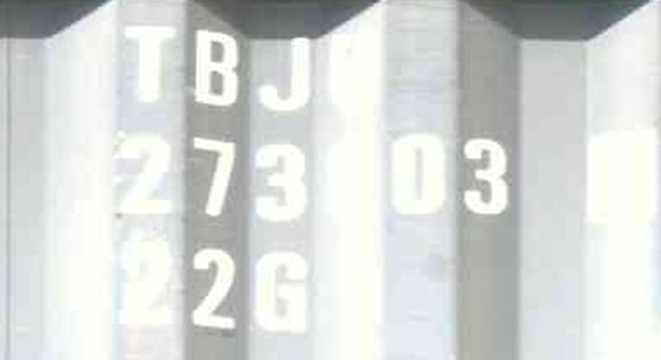
#> input picture Retinex/data/img.png, 661 x 360 px
$ python '3.msrcp(copy).py'
#> lines starting #> are read from the running program, lines starting #| are printed output that depends on the picture
"""
@Name: 3.msrcp(copy).py
@Auth: Huohuo
@Date: 2023/3/14-16:19
@Desc:
@Ver :
code_idea
"""
import numpy as np
import cv2

def adjust_gamma(new_imgs, gamma=10):
    board = np.zeros(new_imgs.shape)
    for i in range(new_imgs.shape[2]):
        board[:, :, i] = (new_imgs[:, :, i] - np.min(new_imgs[:, :, i])) / (np.max(new_imgs[:, :, i]) - np.min(new_imgs[:, :, i])) * 255
        board[:, :, i] = np.power(new_imgs[:, :, i], gamma)
    result = np.clip(board, 0, 255)
    return result

def singleScaleRetinex(img, sigma):
    retinex = np.log10(img) - np.log10(cv2.GaussianBlur(img, (0, 0), sigma))

    return retinex


def multiScaleRetinex(img, sigma_list):
    retinex = np.zeros_like(img)
    for sigma in sigma_list:
        retinex += singleScaleRetinex(img, sigma)

    retinex = retinex / len(sigma_list)

    return retinex


def colorRestoration(img, alpha, beta):
    img_sum = np.sum(img, axis=2, keepdims=True)

    color_restoration = beta * (np.log10(alpha * img) - np.log10(img_sum))

    return color_restoration


def simplestColorBalance(img, low_clip, high_clip):
    total = img.shape[0] * img.shape[1]
    for i in range(img.shape[2]):
        unique, counts = np.unique(img[:, :, i], return_counts=True)
        current = 0
        for u, c in zip(unique, counts):
            if float(current) / total < low_clip:
                low_val = u
            if float(current) / total < high_clip:
                high_val = u
            current += c

        img[:, :, i] = np.maximum(np.minimum(img[:, :, i], high_val), low_val)
    return img


def MSRCR(img, sigma_list, G, b, alpha, beta, low_clip, high_clip):
    img = np.float64(img) + 1.0

    img_retinex = multiScaleRetinex(img, sigma_list)

    img_color = colorRestoration(img, alpha, beta)
    img_msrcr = G * (img_retinex * img_color + b)

    for i in range(img_msrcr.shape[2]):
        img_msrcr[:, :, i] = (img_msrcr[:, :, i] - np.min(img_msrcr[:, :, i])) / \
                             (np.max(img_msrcr[:, :, i]) - np.min(img_msrcr[:, :, i])) * \
                             255
        # img_msrcr[:, :, i] = np.power(img_msrcr[:, :, i]/255, 10)*255
    img_msrcr = np.uint8(np.minimum(np.maximum(img_msrcr, 0), 255))
    img_msrcr = simplestColorBalance(img_msrcr, low_clip, high_clip)

    return img_msrcr


def automatedMSRCR(img, sigma_list):
    img = np.float64(img) + 1.0

    img_retinex = multiScaleRetinex(img, sigma_list)

    for i in range(img_retinex.shape[2]):
        unique, count = np.unique(np.int32(img_retinex[:, :, i] * 100), return_counts=True)
        for u, c in zip(unique, count):
            if u == 0:
                zero_count = c
                break

        low_val = unique[0] / 100.0
        high_val = unique[-1] / 100.0
        for u, c in zip(unique, count):
            if u < 0 and c < zero_count * 0.1:
                low_val = u / 100.0
            if u > 0 and c < zero_count * 0.1:
                high_val = u / 100.0
                break

        img_retinex[:, :, i] = np.maximum(np.minimum(img_retinex[:, :, i], high_val), low_val)

        img_retinex[:, :, i] = (img_retinex[:, :, i] - np.min(img_retinex[:, :, i])) / \
                               (np.max(img_retinex[:, :, i]) - np.min(img_retinex[:, :, i])) \
                               * 255

    img_retinex = np.uint8(img_retinex)

    return img_retinex


def MSRCP(img, sigma_list, low_clip, high_clip):
    img = np.float64(img) + 1.0

    intensity = np.sum(img, axis=2) / img.shape[2]

    retinex = multiScaleRetinex(intensity, sigma_list)

    intensity = np.expand_dims(intensity, 2)
    retinex = np.expand_dims(retinex, 2)

    intensity1 = simplestColorBalance(retinex, low_clip, high_clip)

    intensity1 = (intensity1 - np.min(intensity1)) / \
                 (np.max(intensity1) - np.min(intensity1)) * \
                 255.0 + 1.0
    intensity1 = np.power(intensity1 / 255, 10) * 255

    img_msrcp = np.zeros_like(img)

    for y in range(img_msrcp.shape[0]):
        for x in range(img_msrcp.shape[1]):
            B = np.max(img[y, x])
            A = np.minimum(256.0 / B, intensity1[y, x, 0] / intensity[y, x, 0])
            img_msrcp[y, x, 0] = A * img[y, x, 0]
            img_msrcp[y, x, 1] = A * img[y, x, 1]
            img_msrcp[y, x, 2] = A * img[y, x, 2]

    img_msrcp = np.uint8(img_msrcp - 1.0)

    return img_msrcp

img = cv2.imread("data/img.png")
#> img is the input picture: shape (360, 661, 3); mean B, G, R 215.3, 217.6, 214.6
img_msrcr = MSRCR(img, sigma_list=[15, 80, 250], G=192, b=-30, alpha=125, beta=46, low_clip=0.01, high_clip=0.99)
#> in MSRCR, `img = np.float64(img) + 1.0`:
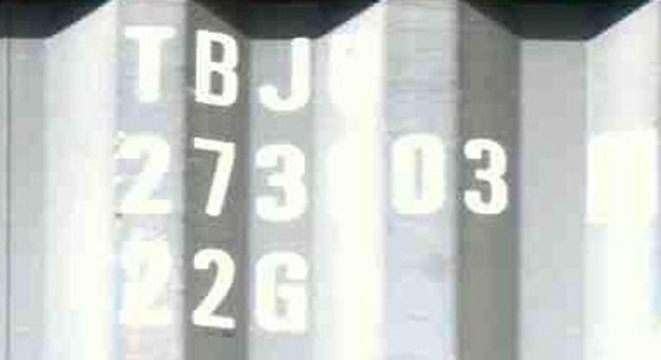
#> img: shape (360, 661, 3) float64; mean of channels 0, 1, 2 216.3, 218.6, 215.6; drawn with min black and max white
#> the loop in multiScaleRetinex, `for sigma in sigma_list:` made 3 passes
#> pass 1, in singleScaleRetinex, `retinex = np.log10(img) - np.log10(cv2.GaussianBlur(img, (0, 0), sigma))`:
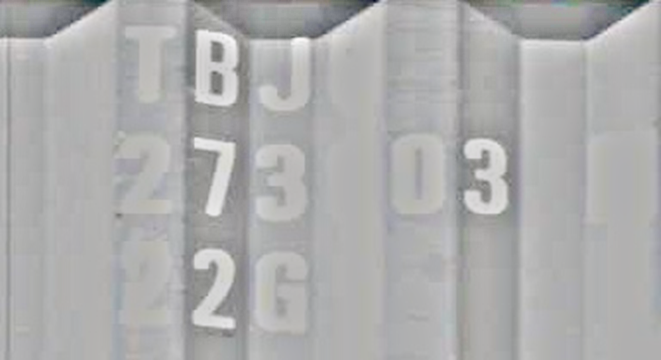
#> retinex: shape (360, 661, 3) float64; mean of channels 0, 1, 2 -0.00325, -0.00332, -0.00358; drawn with min black and max white
#> in colorRestoration, `color_restoration = beta * (np.log10(alpha * img) - np.log10(img_sum))`:
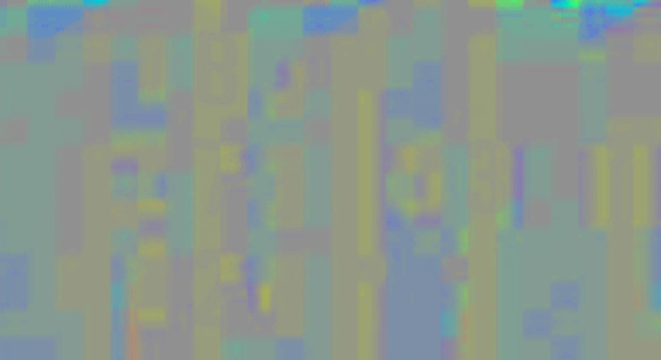
#> color_restoration: shape (360, 661, 3) float64; mean of channels 0, 1, 2 74.5, 74.7, 74.4; drawn with min black and max white
#> after the loop in MSRCR, `for i in range(img_msrcr.shape[2]):`:
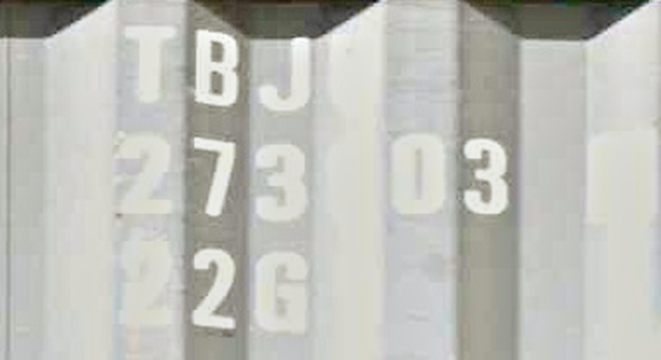
#> img_msrcr: shape (360, 661, 3) float64; mean of channels 0, 1, 2 185.4, 191.5, 190.7; drawn as B, G, R
img_amsrcr = automatedMSRCR(img, sigma_list=[15, 80, 250])
#> the loop in automatedMSRCR, `for i in range(img_retinex.shape[2]):` made 3 passes
#> after the loop in automatedMSRCR, `for i in range(img_retinex.shape[2]):`:
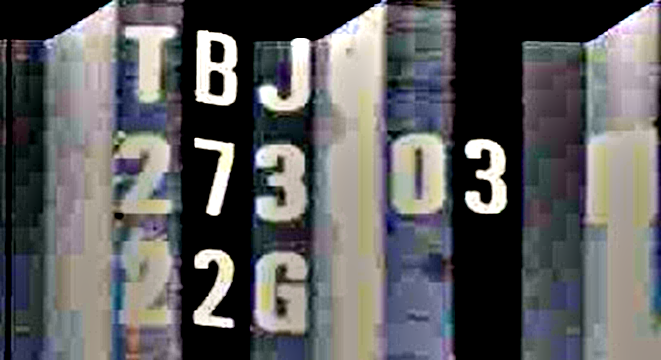
#> img_retinex: shape (360, 661, 3) float64; mean of channels 0, 1, 2 95.4, 94.5, 94.7; drawn as B, G, R
img_msrcp = MSRCP(img, sigma_list=[15, 80, 250], low_clip=0.01, high_clip=0.99)
#> call 2 of simplestColorBalance, with low_clip = 0.01, high_clip = 0.99
#> after the loop in simplestColorBalance (call 2), `for i in range(img.shape[2]):`:
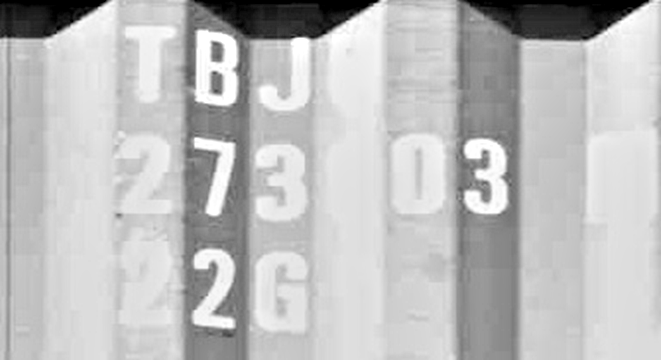
#> img: shape (360, 661, 1) float64; min -0.258, max 0.078, mean -0.00702; drawn with min black and max white
#> in MSRCP, `intensity1 = np.power(intensity1 / 255, 10) * 255`:
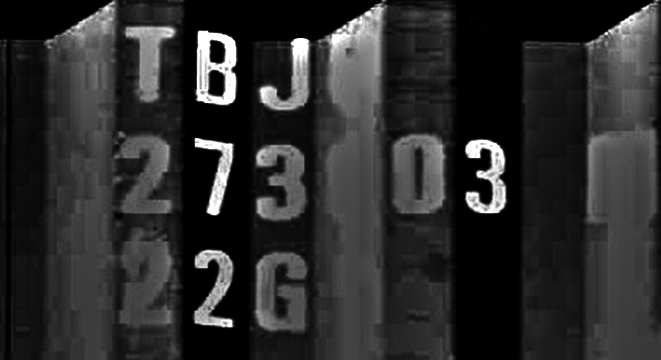
#> intensity1: shape (360, 661, 1) float64; min 2.19e-22, max 265.2, mean 45.8; drawn with min black and max white

cv2.imshow("img", img)
cv2.imshow("img_msrcr", img_msrcr)
cv2.imshow("img_amsrcr", img_amsrcr)
cv2.imshow("img_msrcp", img_msrcp)
cv2.waitKey(0)

$ run again, with Retinex/data/crop_0.png copied over Retinex/data/img.png
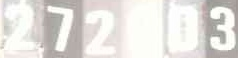
#> input picture Retinex/data/crop_0.png, 238 x 58 px
#> img is the input picture: shape (58, 238, 3); mean B, G, R 220.2, 224.3, 227.3
#> after the loop in MSRCR, `for i in range(img_msrcr.shape[2]):`:
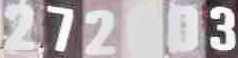
#> img_msrcr: shape (58, 238, 3) float64; mean of channels 0, 1, 2 178.8, 176.1, 183.6; drawn as B, G, R
#> the loop in automatedMSRCR, `for i in range(img_retinex.shape[2]):` made 3 passes
#> in MSRCP, `intensity1 = np.power(intensity1 / 255, 10) * 255`:
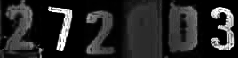
#> intensity1: shape (58, 238, 1) float64; min 2.19e-22, max 265.2, mean 39.5; drawn with min black and max white

$ run again, with Retinex/data/crop_2.png copied over Retinex/data/img.png
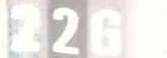
#> input picture Retinex/data/crop_2.png, 167 x 58 px
#> img is the input picture: shape (58, 167, 3); mean B, G, R 229.5, 233.5, 235.6
#> the loop in automatedMSRCR, `for i in range(img_retinex.shape[2]):` made 3 passes
#> in MSRCP, `intensity1 = np.power(intensity1 / 255, 10) * 255`:
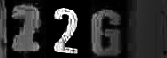
#> intensity1: shape (58, 167, 1) float64; min 2.19e-22, max 265.2, mean 44.9; drawn with min black and max white
